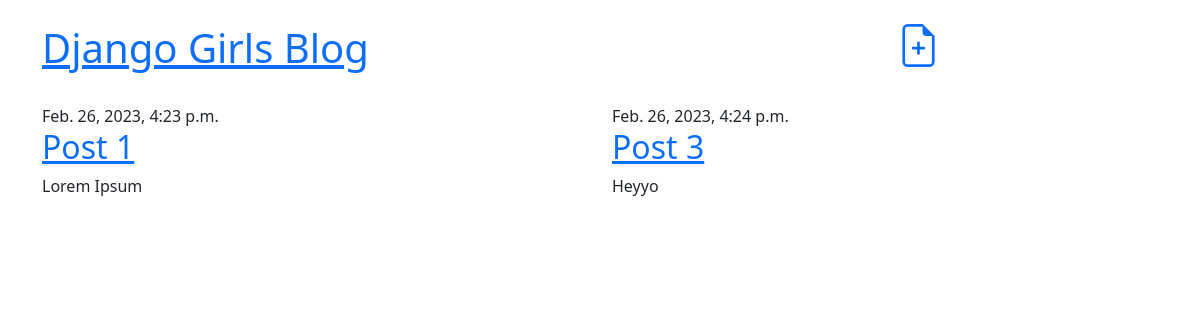
Before: / with the older database file.
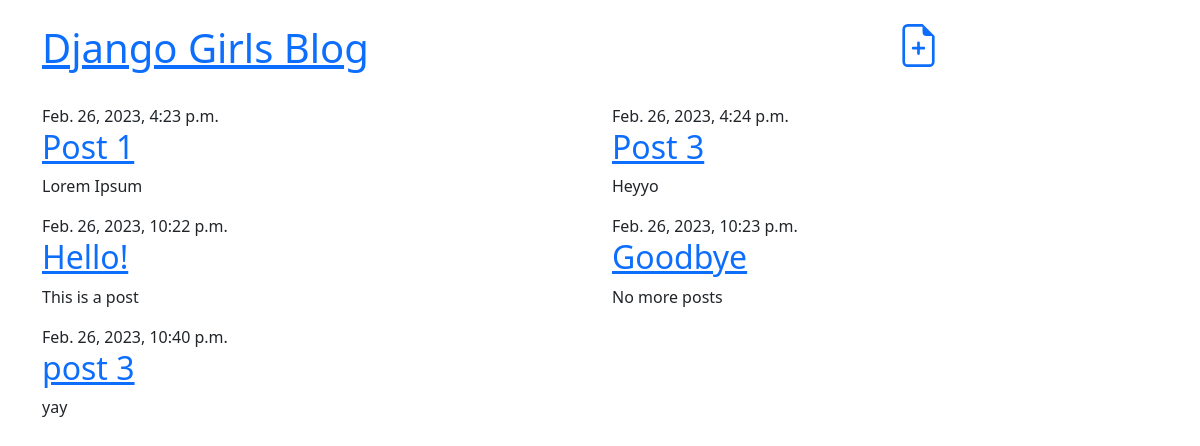
After: the same page with the newer database file.
### blog/models.py (models this page shows, shortened)
class Post(models.Model):
    author = models.ForeignKey(
        settings.AUTH_USER_MODEL, on_delete=models.CASCADE)
    title = models.CharField(max_length=200)
    text = models.TextField()
    created_date = models.DateTimeField(default=timezone.now)
    published_date = models.DateTimeField(blank=True, null=True)
    published_flag = models.BooleanField(default=False)

### blog/views.py (the view)
# urls.py: path('', views.post_list, name='post_list'),
def post_list(request):
    posts = Post.objects.filter(published_date__lte=timezone.now()
                                ).order_by('published_date')
    return render(request, 'blog/post_list.html', {'posts': posts})

### blog/templates/blog/post_list.html
{% extends 'blog/base.html' %}
{% block content %}
    {% for post in posts %}
        <article class="post col-6">
            <time class="date">
                {{ post.published_date }}
            </time>
            <h2><a href="{% url 'post_detail' pk=post.pk%}">{{ post.title }}</a></h2>
            <p>{{ post.text|linebreaksbr }}</p>
        </article>
    {% endfor %}
{% endblock %}

### blog/templates/blog/base.html (shortened to what this page needs)
<!DOCTYPE html>
<html>
  <head>
    <link
      rel="stylesheet"
      href="https://cdn.jsdelivr.net/npm/bootstrap@5.1.3/dist/css/bootstrap.min.css"
    />
  </head>
  <body>
    <header>
      <div class="container my-4">
        <div class="row">
          <div class="col-9">
            <h1><a href="/">Django Girls Blog</a></h1>
          </div>
          <div class="col-3">
            <a href="{% url 'post_new' %}" class="top-menu">
            </a>
          </div>
        </div>
      </div>
    </header>
    <main class="container">
      <div class="row">{% block content %} {% endblock %}</div>
    </main>
  </body>
</html>

Changed rows visible on the page:
added Post: published_date "Feb. 26, 2023, 10:22 p.m.", title "Hello!", text "This is a post"
added Post: published_date "Feb. 26, 2023, 10:23 p.m.", title "Goodbye", text "No more posts"
added Post: published_date "Feb. 26, 2023, 10:40 p.m.", title "post 3", text "yay"
